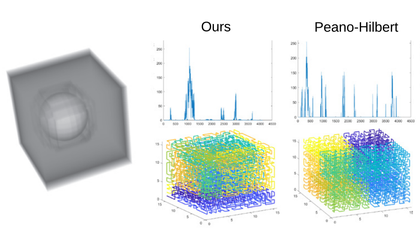
%> input picture sfc_reprod.png, 420 x 231 px, shrunk from 893 x 492 before the run
$ octave --eval "result = figRegGrid2DalphaEffect('sfc_reprod.png');"   (GNU Octave 9; MATLAB toolbox functions it lacks are replaced by stand-ins)
%> lines starting %> are read from the running program, lines starting %| are printed output that depends on the picture
%> in figRegGrid2DalphaEffect, V is the input picture: size 231x420x3 uint8; mean R, G, B 220.5, 227.8, 224.9
### padImgToPow2.m
function pV = padImgToPow2(V)
    maxSize = max(size(V));
%> maxSize = 420
    nextPow2 = 2^ceil(log2(maxSize));
%> nextPow2 = 512
    padDimFirstHalf = zeros(2,1);
    padDimSecondHalf = zeros(2,1);
    for i = 1:2
        if mod(size(V,i),2) == 0
            padDimFirstHalf(i) = (nextPow2 - size(V,i))/2;
            padDimSecondHalf(i) = (nextPow2 - size(V,i))/2;
        else
            padDimFirstHalf(i) = nextPow2/2 - floor(size(V,i)/2);
            padDimSecondHalf(i) = nextPow2 - size(V,i) - padDimFirstHalf(i);
        end
    end
%> after the loop, padDimFirstHalf = [141; 46]; padDimSecondHalf = [140; 46]
    pV = padarray(V, [padDimFirstHalf(1),padDimFirstHalf(2)], 'pre');
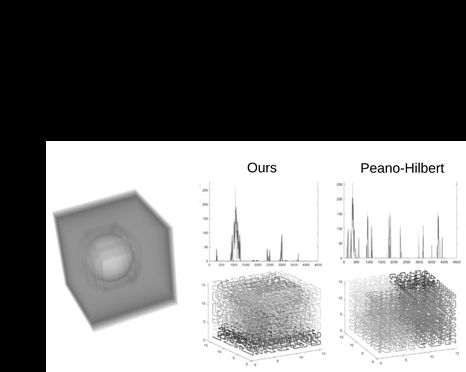
%> pV: size 372x466 double; min 0, max 1, mean 0.495
    pV = padarray(pV, [padDimSecondHalf(1),padDimSecondHalf(2)],'post');
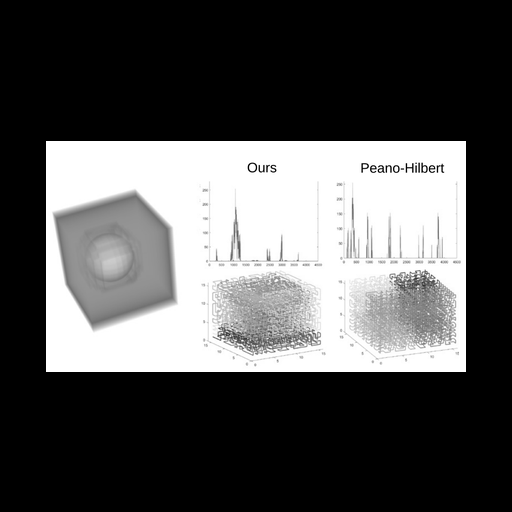
%> pV: size 512x512 double; min 0, max 1, mean 0.327
end

### buildSmallCircsDualGraph.m

function [WpXR, WpXL, WpYU, WpYD] = buildSmallCircsDualGraph(I)
    %Wp is the matrix representation of weights for the dual graph of
    %small circuits
    [IdimY, IdimX, IdimZ] = size(I);
    WpXR = zeros(IdimY/2,IdimX/2-1);
    WpXL = zeros(IdimY/2,IdimX/2-1);
    WpYU = zeros(IdimY/2-1,IdimX/2);
    WpYD = zeros(IdimY/2-1,IdimX/2);
    %going right
    for y = 1:IdimY/2
        for x= 1:IdimX/2-1
%             %X direction: |u|+|w|+|x|+|y|+|z|-|e|-|f|
              xx = 2*(x-1)+1; % index of the original grid
              yy = 2*(y-1)+1;
            % going right
            WpXR(y,x) = abs(I(yy,xx+2)-I(yy,xx+1)) + abs(I(yy+1,xx+2)-I(yy+1,xx+1)) +...
                abs(I(yy,xx+3)-I(yy,xx+2)) + abs(I(yy+1,xx+3)-I(yy,xx+3))+abs(I(yy+1,xx+3)-I(yy+1,xx+2))-...
                abs(I(yy+1,xx+2)-I(yy,xx+2)) - abs(I(yy+1,xx+1)-I(yy,xx+1));
            % normalization?
            WpXR(y,x) = WpXR(y,x) ./ 3;
%
        end
    end

    %going left
     for y = 1:IdimY/2
        for x= IdimX/2-1:-1:1
%             %X direction: |u|+|w|+|x|+|y|+|z|-|e|-|f|
              xx = 2*(x)+1; % index of the original grid
              yy = 2*(y-1)+1;
            % going left
            WpXL(y,x) = abs(I(yy,xx-1)-I(yy,xx)) + abs(I(yy+1,xx-1)-I(yy+1,xx)) +...
                abs(I(yy,xx-2)-I(yy,xx-1)) + abs(I(yy+1,xx-2)-I(yy,xx-2))+abs(I(yy+1,xx-2)-I(yy+1,xx-1))-...
                abs(I(yy+1,xx-1)-I(yy,xx-1)) - abs(I(yy+1,xx)-I(yy,xx));
%
            % normalization?
            WpXL(y,x) = WpXL(y,x) ./ 3;
        end
    end

    % going down
    %Y direction: |e|+|f| + |x| +|y|+|z|-|u|-|w|
     for y = 1:IdimY/2-1
        for x= 1:IdimX/2
            xx = 2*(x-1)+1; % index of the original grid
            yy = 2*(y-1)+1;
            WpYD(y,x) = abs(I(yy+2,xx)-I(yy+1,xx)) + abs(I(yy+2,xx+1)-I(yy+1,xx+1))+...
                abs(I(yy+3,xx)-I(yy+2,xx))+abs(I(yy+3,xx+1)-I(yy+2,xx+1))+abs(I(yy+3,xx+1)-I(yy+3,xx))-...
                     abs(I(yy+1,xx+1)-I(yy+1,xx)) - abs(I(yy+2,xx+1)-I(yy+2,xx));
                             % normalization?
            WpYD(y,x) = WpYD(y,x) ./ 3;
        end
     end

    %going up
     for y = IdimY/2-1:-1:1
        for x= 1:IdimX/2
            xx = 2*(x-1)+1; % index of the original grid
            yy = 2*(y)+1;
            WpYU(y,x) = abs(I(yy-1,xx)-I(yy,xx)) + abs(I(yy-1,xx+1)-I(yy,xx+1))+...
                abs(I(yy-2,xx)-I(yy-1,xx))+abs(I(yy-2,xx+1)-I(yy-1,xx+1))+abs(I(yy-2,xx+1)-I(yy-2,xx))-...
                     abs(I(yy,xx+1)-I(yy,xx)) - abs(I(yy-1,xx+1)-I(yy-1,xx));
            % normalization?
            WpYU(y,x) = WpYU(y,x) ./ 3;
        end
     end
end

### findMinSpanTree2.m
function [T,mstSet] = findMinSpanTree2(WpXR, WpXL, WpYU, WpYD, GpXR, GpXL, GpYU, GpYD, firstNodePos)

    [dimY,dimXx,dimZ] = size(WpXR);
    [dimYy,dimX,dimZ] = size(WpYU);
    T = zeros(dimY,dimX,4); %quadtree records the MST graph node ordering--each node has 4 children: parent->next
    posTaken = false(dimY,dimX,dimZ);
    mstSet = zeros(dimX*dimY*dimZ,2);
    if nargin < 9
        nextid = [dimY,1]; %first node
    else
        nextid = firstNodePos;
    end
    mstSet(1,:) = nextid;% first node
    posTaken(nextid(1),nextid(2),1) = true;
    for mstLast = 1:dimX * dimY-1 %remaining nodes

       [nextid, parentid, minDir] = minKey2(mstSet, mstLast, posTaken,...
           WpXR, WpXL, WpYU, WpYD, GpXR, GpXL, GpYU, GpYD, dimX, dimY);
       mstSet(mstLast+1,:) = nextid;
       posTaken(nextid(1),nextid(2),1) = true;

       % set the direction for parent id, set the minDir channel to 1
       T(parentid(1),parentid(2),minDir) = 1;

    end
end

### figRegGrid2DalphaEffect.m
%% Test the alpha parameter
% return values:
% listACvals -- has numAlphas rows of autocorrelations of data values
% listACdist -- has numAlphas rows of autocorrelations of Eucledian
% distance
function [listACvals, listACdist]= figRegGrid2DalphaEffect(filename, alphaList)
close all;
V = imread(filename);

if length(size(V))==3
    V = double(rgb2gray(V));
else
    V = double(V(:,:,1));
end

if nargin < 2
    alphas = [0, 0.01, 0.2, 0.4, 0.6, 0.8];
else
    alphas = alphaList;
end

  V = V ./ 255;

 V = padImgToPow2(V);
 dV = size(V);
%> dV = [512 512]
 dimY = dV(1);
%> dimY = 512
 dimX = dV(2);
%> dimX = 512
global useLocWeight;
global zalpha;
useLocWeight = true;
maxLags = 64;
figure;
[Gmag,Gdir] = imgradient(V);
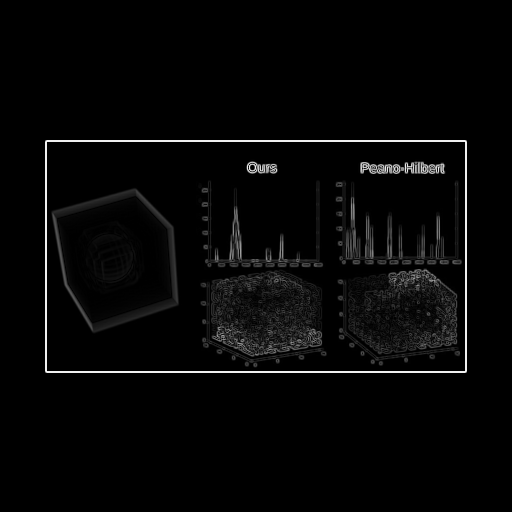
%> Gmag: size 512x512 double; min 0, max 4.24, mean 0.108; drawn with min black and max white
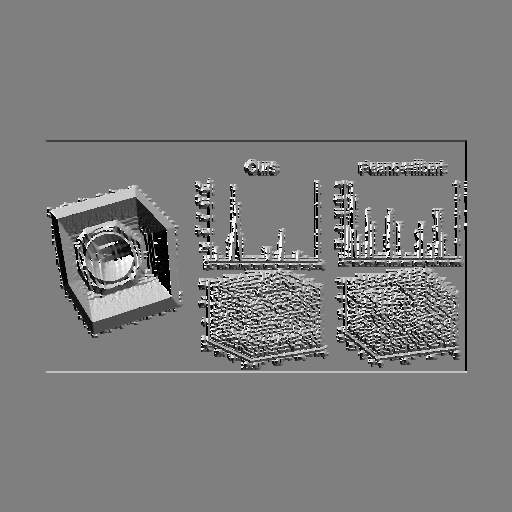
%> Gdir: size 512x512 double; min -180, max 180, mean -1.7; drawn with min black and max white
[WpXR, WpXL, WpYU, WpYD] = buildSmallCircsDualGraph(V);
%> after the loop in buildSmallCircsDualGraph, `for y = 1:IdimY/2-1`:
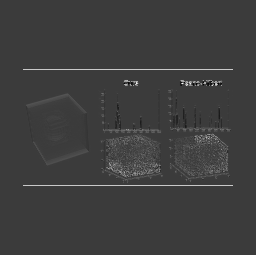
%> WpYD: size 255x256 double; min -0.282, max 0.922, mean 0.0118; drawn with min black and max white
[GpXR, GpXL, GpYU, GpYD] = buildSmallCircsDualGraph(Gmag);
%> after the loop in buildSmallCircsDualGraph (call 2), `for y = 1:IdimY/2`:
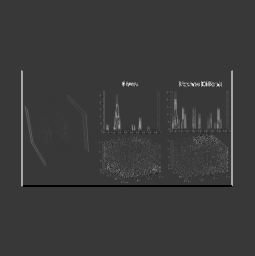
%> WpXR: size 256x255 double; min -1.33, max 4.73, mean 0.0494; drawn with min black and max white
%> after the loop in buildSmallCircsDualGraph (call 2), `for y = 1:IdimY/2-1`:
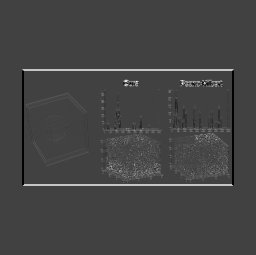
%> WpYD: size 255x256 double; min -1.33, max 3.84, mean 0.0531; drawn with min black and max white
numAlphas = 6;
listACvals = zeros(numAlphas, maxLags);
listACdist = zeros(numAlphas, maxLags);
% alphas = [0, 0.001, 0.01, 0.05, 0.1, 0.2];
% alphas = [0, 0.01, 0.2, 0.4, 0.6, 0.8];
numAlphas = length(alphas);
for i = 1:numAlphas
    zalpha = alphas(i);%(i-1)*0.2;
    [T,mstSet] = findMinSpanTree2(WpXR, WpXL, WpYU, WpYD, GpXR, GpXL, GpYU, GpYD);
    [LT, visitOrder] = linearizeHamCycleMerge(T, V, [dimY, 1]);
%     myLT = LT;
%     myVO = visitOrder;
%
     subplot(3,6, i + 6);
     plot(1:length(LT),LT(:,1));
     if i == 1
         h2 = text(10, 0,'Linearization');
        set(h2, 'rotation', 90);
     end

    if i == 1
        h3 = text(0, 0,'Autocorr of Dist');
        set(h3, 'rotation', 90);
    end

%     %     plot(1:length(LT),LT(:,2));
%     hold off;
%     title('Locality Hamilton');

    hamLT = LT;
    hamOrder = visitOrder;
    avgAutoCorrOurs = compAvgAutoCorr(LT, maxLags);
    listACvals(i,:) = avgAutoCorrOurs;

    dist = vecnorm(visitOrder(:,:), 2, 2);
    avgAutoCorrDistOurs = compAvgAutoCorr(dist, maxLags);
    listACdist(i,:) = avgAutoCorrDistOurs;

    subplot(3,6,i+12);
    plot(1:length(avgAutoCorrDistOurs), avgAutoCorrDistOurs);
    ylim([0.97, 1.0]);


    % disp(visitOrder)
%     hold on;
    travOrder = zeros(dimY,dimX);
    for j = 1:length(hamOrder)
        travOrder(hamOrder(j,1),hamOrder(j,2)) = j;
    end
    subplot(3, 6, i), imagesc(travOrder);
    strTitle = sprintf('\\alpha = %.3f', zalpha);
    title(strTitle);
    line(hamOrder(:,2), hamOrder(:,1));
    if i == 1
        h1 = text(-1, 0,'SFC');
        set(h1, 'rotation', 90);
    end

%     hold off;
end

figure, imshow(V);
%> (the run ends here)
